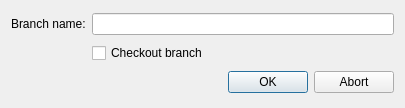
<?xml version="1.0" encoding="UTF-8"?>
<ui version="4.0">
 <class>CreateBranchDialog</class>
 <widget class="QDialog" name="CreateBranchDialog">
  <property name="geometry">
   <rect>
    <x>0</x>
    <y>0</y>
    <width>405</width>
    <height>108</height>
   </rect>
  </property>
  <property name="windowTitle">
   <string>Dialog</string>
  </property>
  <layout class="QGridLayout" name="gridLayout">
   <item row="0" column="0">
    <widget class="QLabel" name="label">
     <property name="text">
      <string>Branch name:</string>
     </property>
    </widget>
   </item>
   <item row="0" column="1">
    <widget class="QLineEdit" name="textBranchName"/>
   </item>
   <item row="1" column="1">
    <widget class="QCheckBox" name="btnCheckoutBranch">
     <property name="text">
      <string>Checkout branch</string>
     </property>
    </widget>
   </item>
   <item row="2" column="0" colspan="2">
    <widget class="QDialogButtonBox" name="buttonBox">
     <property name="orientation">
      <enum>Qt::Horizontal</enum>
     </property>
     <property name="standardButtons">
      <set>QDialogButtonBox::Abort|QDialogButtonBox::Ok</set>
     </property>
    </widget>
   </item>
  </layout>
 </widget>
 <resources/>
 <connections>
  <connection>
   <sender>buttonBox</sender>
   <signal>accepted()</signal>
   <receiver>CreateBranchDialog</receiver>
   <slot>accept()</slot>
   <hints>
    <hint type="sourcelabel">
     <x>248</x>
     <y>254</y>
    </hint>
    <hint type="destinationlabel">
     <x>157</x>
     <y>274</y>
    </hint>
   </hints>
  </connection>
  <connection>
   <sender>buttonBox</sender>
   <signal>rejected()</signal>
   <receiver>CreateBranchDialog</receiver>
   <slot>reject()</slot>
   <hints>
    <hint type="sourcelabel">
     <x>316</x>
     <y>260</y>
    </hint>
    <hint type="destinationlabel">
     <x>286</x>
     <y>274</y>
    </hint>
   </hints>
  </connection>
 </connections>
</ui>
